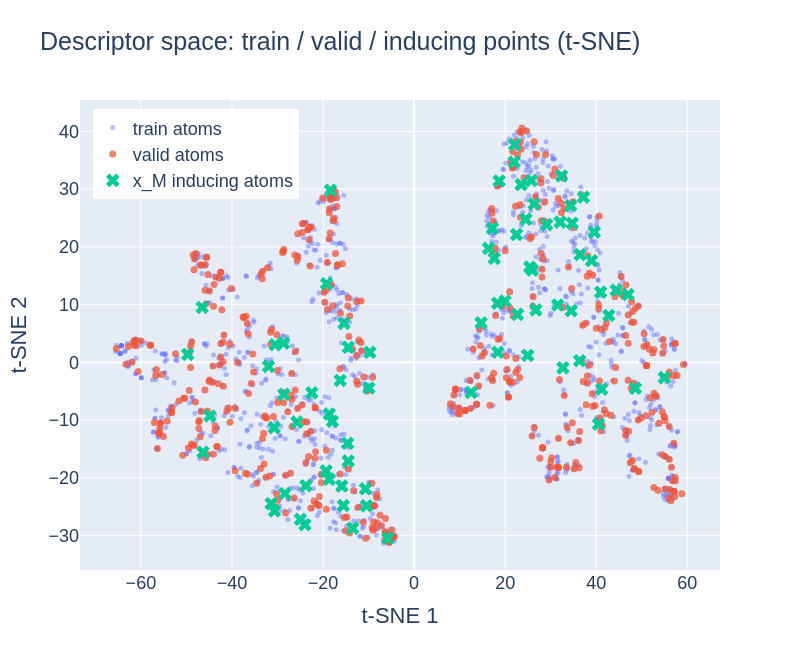

Here is the notebook cell this chart was saved with:
### Code cell
fig, X_emb, labels = plot_descriptor_space(
    model,
    train_x,
    valid_x)

### Figure 1 — Plotly figure (JSON) as saved in the notebook; plotly's stock layout.template omitted (floating-point values rounded to 4 significant figures; data arrays with more than 128 entries replaced by an {"elided": "..."} marker saying what was removed)
{"data": [{"marker": {"opacity": 0.45, "size": 5, "symbol": "circle"}, "mode": "markers", "name": "train atoms", "type": "scatter", "x": {"elided": "1000 float values"}, "y": {"elided": "1000 float values"}}, {"marker": {"opacity": 0.75, "size": 7, "symbol": "circle"}, "mode": "markers", "name": "valid atoms", "type": "scatter", "x": {"elided": "500 float values"}, "y": {"elided": "500 float values"}}, {"marker": {"opacity": 1, "size": 12, "symbol": "x"}, "mode": "markers", "name": "x_M inducing atoms", "type": "scatter", "x": [-28.58, -23.76, -14.45, -15.39, -28.38, -25.73, 17.18, 26.34, 17.6, 39.58, 25.75, 19.96, -10.45, -5.81, -13.49, 54.94, 40.48, 38.96, 41.19, 40.95, 26.75, 12.51, 36.34, 14.72, -9.933, -23.99, -17.93, -30.73, 36.45, 22.5, 34.37, -30.52, -49.73, -46.37, -31.39, -10.68, 48.61, 16.35, -18.36, 21.99, 25.42, -46.54, -44.84, -31.98, 42.75, 32.69, 31.53, 44.39, 37.21, 22.07, -24.98, 23.5, -18.65, -14.47, -28.69, 24.94, 24.54, -9.729, -14.61, 32.06, 32.39, 18.68, 34.5, -22.46, -30.65, 18.32, -19.22, -15.88, -18.64, -16.23, -15.53, 29.11, 25.97, 34.74, 18.39, 22.7, 47.0, -19.32], "y": [-5.553, -21.4, 2.586, 6.719, -22.76, -10.37, 23.2, 27.43, 18.0, 22.53, 31.5, 10.6, -24.87, -30.49, -28.74, -2.668, -10.73, 17.62, -4.668, 12.13, 9.071, -5.227, 0.2734, 6.828, -4.468, -28.15, -10.24, -11.33, 18.64, 22.13, 27.13, 3.034, 1.356, -15.6, -24.51, -21.93, -4.51, 19.73, 29.8, 34.69, 16.49, 9.49, -9.301, -0.7205, 8.106, -0.9719, 9.93, 12.48, 28.6, 37.69, -27.22, 30.79, -20.29, -17.13, 3.318, 1.18, 24.78, 1.725, -14.04, 24.28, 32.29, 31.42, 8.928, -5.307, -25.78, 10.22, 13.62, -21.45, -8.969, -3.156, -24.83, 23.84, 15.95, 24.09, 1.736, 8.293, 11.73, -18.81]}], "layout": {"font": {"family": "Arial", "size": 18}, "height": 650, "legend": {"x": 0.02, "y": 0.98}, "title": {"text": "Descriptor space: train / valid / inducing points (t-SNE)"}, "width": 800, "xaxis": {"title": {"text": "t-SNE 1"}}, "yaxis": {"title": {"text": "t-SNE 2"}}}}
